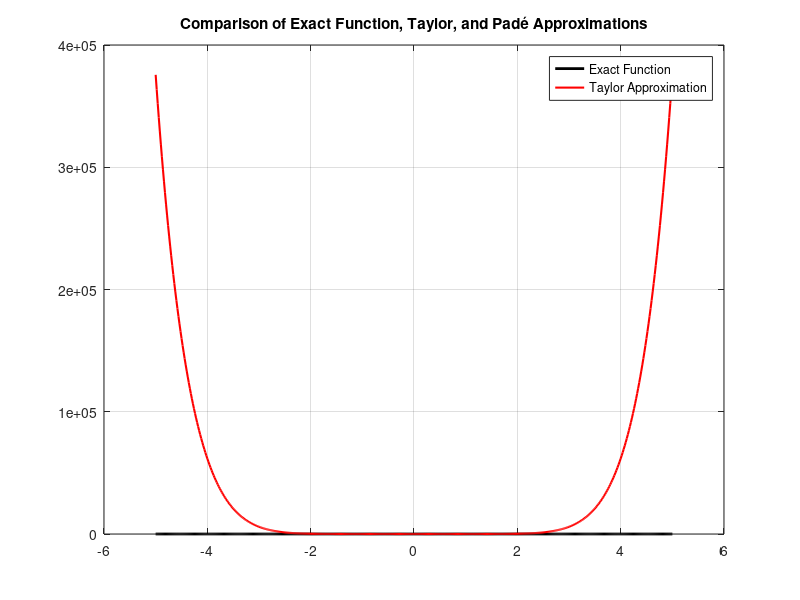

Source code (MATLAB):
clc; clear; close all;

% Function definition
f = @(x) 1 ./ (1 + x.^2);

% x values
x = linspace(-5, 5, 500);

% Exact function calculation
exact_f = f(x);

% Taylor series approximation (up to x^8 term)
taylor_f = @(x) 1 - x.^2 + x.^4 - x.^6 + x.^8;

% Padé approximation coefficients for a higher order approximation
% We will use a similar form but with higher-order coefficients.
% For simplicity, assume the same coefficients as in Taylor series

% Approximation form: f(x) = (a0 + a1*x^2 + a2*x^4) / (1 + b1*x^2 + b2*x^4)
a0 = 1;
a1 = -1;
a2 = 1;
a3 = -1;
a4 = 1;
b1 = 1;
b2 = -1;
b3 = 1;
b4 = -1;

pade_f = @(x) (a0 + a1 * x.^2 + a2 * x.^4 + a3 * x.^6 + a4 * x.^8) ./ (1 + b1 * x.^2 + b2 * x.^4 + b3 * x.^6 + b4 * x.^8);

% Calculating approximations
taylor_approx = taylor_f(x);
pade_approx = pade_f(x);

% Plotting
figure;
plot(x, exact_f, 'k', 'LineWidth', 2); 
hold on;
plot(x, taylor_approx, 'r', 'LineWidth', 1.5);
% plot(x, pade_approx, 'b.', 'LineWidth', 1.5);
grid on;
legend('Exact Function', 'Taylor Approximation', 'Padé Approximation', 'Location', 'Best');
title('Comparison of Exact Function, Taylor, and Padé Approximations');
